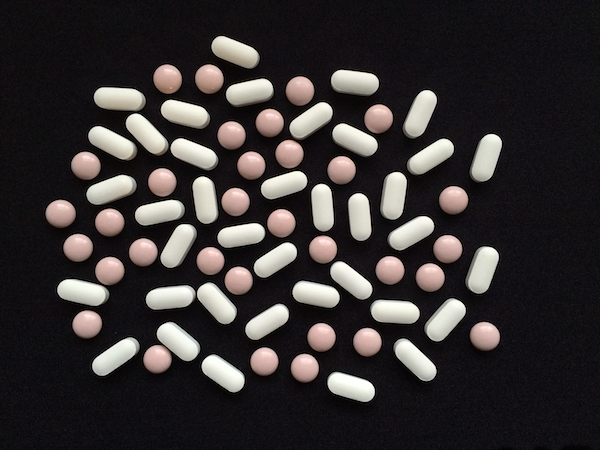
#> input picture Computer_Vision/practical2_atHome/pills.png, 600 x 450 px, found by its file name
$ python test.py
#> lines starting #> are read from the running program, lines starting #| are printed output that depends on the picture; after the words box and inside, x2 and y2 are one past the last pixel; in counts of white or black regions, pixels touching at a corner belong together
import matplotlib.pyplot as plt
from skimage import data
from skimage.filters import threshold_otsu
import skimage
import os
import numpy as np
from skimage.color import rgb2gray
from skimage import io
from skimage import measure
import matplotlib.pyplot as plt
import matplotlib.patches as mpatches
from skimage import data
from skimage.filters import threshold_otsu
from skimage.segmentation import clear_border
from skimage.measure import label, regionprops
from skimage.morphology import closing, square
from skimage.color import label2rgb
from skimage.filters import threshold_triangle
from skimage.filters import try_all_threshold

image = io.imread('/Users/ryankarl/Computer_Vision/practical2_atHome/pills.png')
#> image is the input picture: shape (450, 600, 4); mean R, G, B, A 55.8, 51.4, 51.2, 255
image = rgb2gray(image)
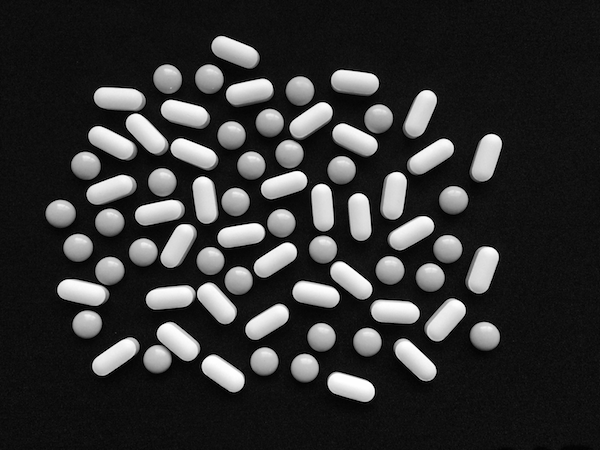
#> image: shape (450, 600) float64; min 0, max 1, mean 0.205
image = skimage.morphology.binary_erosion(image)
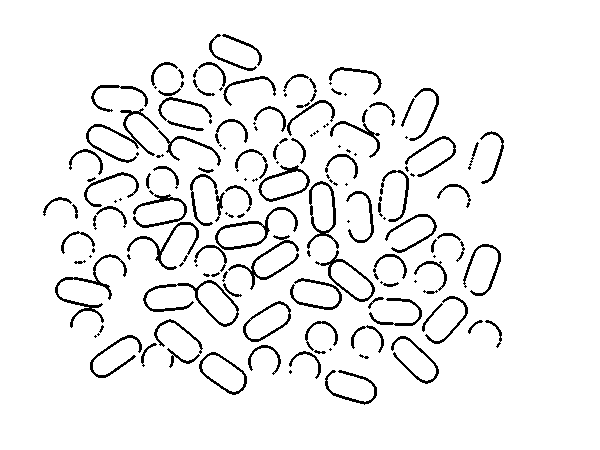
#> image: shape (450, 600) bool; 93.7% white; black in thin lines or dots, all inside (x1, y1, x2, y2) = (43, 34, 504, 405)
thresh = threshold_otsu(image)
#> thresh = 0.00195


# label image regions
#> (the run stopped early here; a loop or call above may not have finished)
